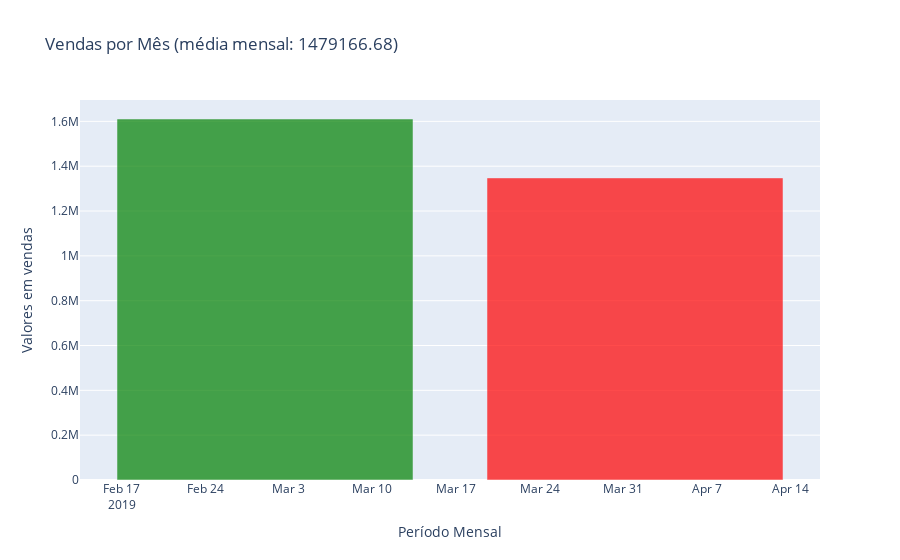

The notebook cell saved with this chart:
### Markdown cell above
#### Average sales: Per hour, Per day, Week, Month, -> filter Qty and $$

### Code cell
import plotly.offline as plot
import plotly.graph_objs as go

pd.set_option('display.float_format', '{:.2f}'.format)
def get_vendas_por_mes():
    df_result = df_vendas.groupby('mes')['valor_total'].sum()
    return df_result

df_vendas_mes = get_vendas_por_mes()
value_mean = df_vendas_mes.mean()

colors_graph = []
for vl_item in df_vendas_mes.values:
    if vl_item < value_mean:
        colors_graph.append('red')
    else:
        colors_graph.append('green')


data_graph = [
    go.Bar(x=df_vendas_mes.index,
           y=df_vendas_mes.values,
           marker = {'color' : colors_graph},
           opacity=0.7
    )

]

config_graph = go.Layout(title='Vendas por Mês (média mensal: {})'.format(round(value_mean,2)),
                        xaxis={'title':'Período Mensal'},
                        yaxis={'title':'Valores em vendas'}
)

fig = go.Figure(data=data_graph, layout=config_graph)
fig.show()
#plot.iplot(fig, filename='Meses nao superados')

### Figure 1 — Plotly figure (JSON) as saved in the notebook; plotly's stock layout.template omitted (floating-point values rounded to 4 significant figures)
{"data": [{"marker": {"color": ["green", "red"]}, "opacity": 0.7, "type": "bar", "x": ["2019-03", "2019-04"], "y": [1611000.0, 1348000.0]}], "layout": {"title": {"text": "Vendas por Mês (média mensal: 1479166.68)"}, "xaxis": {"title": {"text": "Período Mensal"}}, "yaxis": {"title": {"text": "Valores em vendas"}}}}
